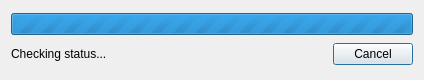
<?xml version="1.0" encoding="UTF-8"?>
<ui version="4.0">
 <class>StatusDialog</class>
 <widget class="QDialog" name="StatusDialog">
  <property name="geometry">
   <rect>
    <x>0</x>
    <y>0</y>
    <width>424</width>
    <height>80</height>
   </rect>
  </property>
  <property name="windowTitle">
   <string>Checking Status</string>
  </property>
  <property name="windowIcon">
   <iconset resource="../res/gui.qrc">
    <normaloff>:/gui/logo_v2.png</normaloff>:/gui/logo_v2.png</iconset>
  </property>
  <layout class="QVBoxLayout" name="verticalLayout">
   <item>
    <widget class="QProgressBar" name="progressBar">
     <property name="maximum">
      <number>0</number>
     </property>
     <property name="value">
      <number>0</number>
     </property>
    </widget>
   </item>
   <item>
    <layout class="QHBoxLayout" name="horizontalLayout">
     <item>
      <widget class="QLabel" name="message">
       <property name="text">
        <string>Checking status...</string>
       </property>
      </widget>
     </item>
     <item>
      <spacer name="horizontalSpacer">
       <property name="orientation">
        <enum>Qt::Horizontal</enum>
       </property>
       <property name="sizeHint" stdset="0">
        <size>
         <width>40</width>
         <height>20</height>
        </size>
       </property>
      </spacer>
     </item>
     <item>
      <widget class="QDialogButtonBox" name="buttonBox">
       <property name="orientation">
        <enum>Qt::Horizontal</enum>
       </property>
       <property name="standardButtons">
        <set>QDialogButtonBox::Cancel</set>
       </property>
      </widget>
     </item>
    </layout>
   </item>
  </layout>
 </widget>
 <resources>
  <include location="../res/gui.qrc"/>
 </resources>
 <connections>
  <connection>
   <sender>buttonBox</sender>
   <signal>accepted()</signal>
   <receiver>StatusDialog</receiver>
   <slot>accept()</slot>
   <hints>
    <hint type="sourcelabel">
     <x>248</x>
     <y>254</y>
    </hint>
    <hint type="destinationlabel">
     <x>157</x>
     <y>274</y>
    </hint>
   </hints>
  </connection>
  <connection>
   <sender>buttonBox</sender>
   <signal>rejected()</signal>
   <receiver>StatusDialog</receiver>
   <slot>reject()</slot>
   <hints>
    <hint type="sourcelabel">
     <x>316</x>
     <y>260</y>
    </hint>
    <hint type="destinationlabel">
     <x>286</x>
     <y>274</y>
    </hint>
   </hints>
  </connection>
 </connections>
</ui>
